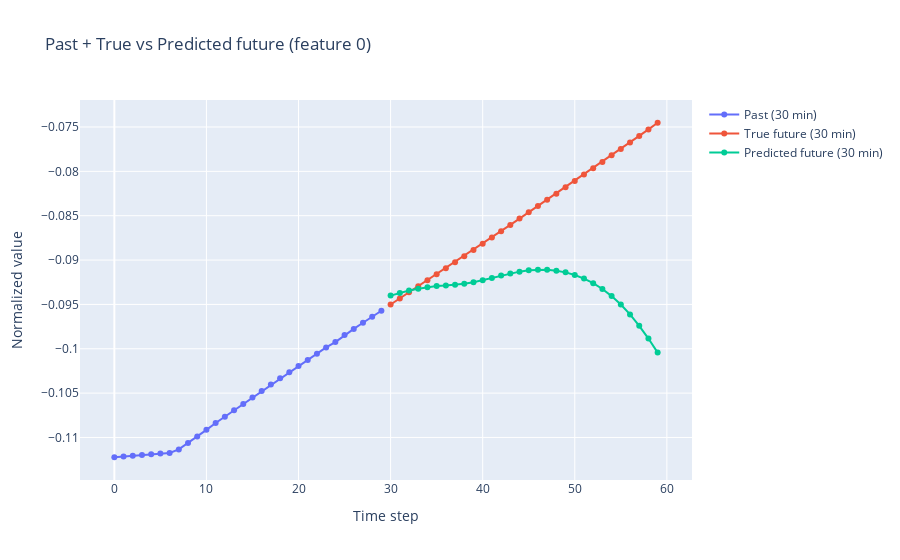
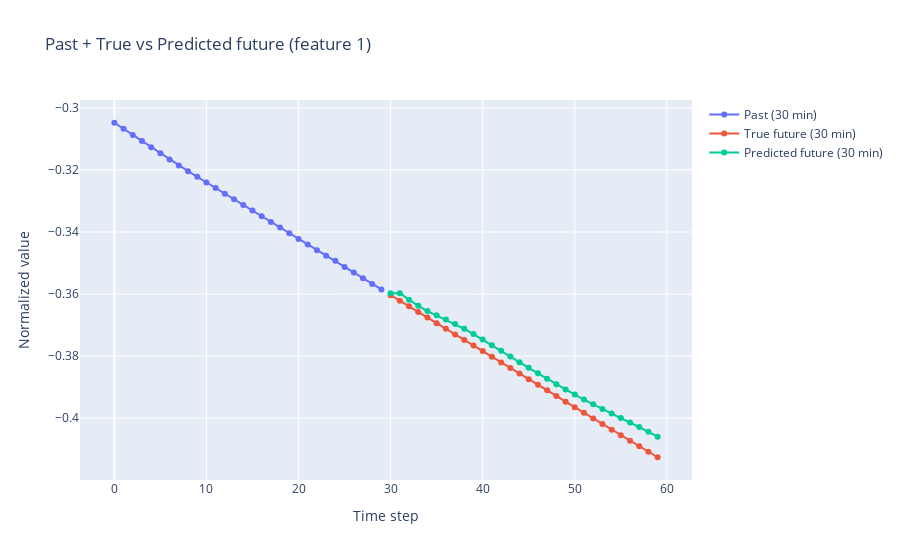

Source (notebook cell) for these figures, in order:
### Code cell
plot_example_plotly(model, val_loader, device=device, example_idx=0, feature_idx=0)
plot_example_plotly(model, val_loader, device=device, example_idx=0, feature_idx=1)

### Figure 1 — Plotly figure (JSON) as saved in the notebook; plotly's stock layout.template omitted (floating-point values rounded to 4 significant figures)
{"data": [{"hovertemplate": "segment=Past (30 min)<br>Time step=%{x}<br>Normalized value=%{y}<extra></extra>", "legendgroup": "Past (30 min)", "line": {"color": "#636efa", "dash": "solid"}, "marker": {"symbol": "circle"}, "mode": "lines+markers", "name": "Past (30 min)", "orientation": "v", "showlegend": true, "type": "scatter", "x": [0, 1, 2, 3, 4, 5, 6, 7, 8, 9, 10, 11, 12, 13, 14, 15, 16, 17, 18, 19, 20, 21, 22, 23, 24, 25, 26, 27, 28, 29], "xaxis": "x", "y": [-0.1122, -0.1121, -0.1121, -0.112, -0.1119, -0.1118, -0.1117, -0.1113, -0.1106, -0.1099, -0.1091, -0.1084, -0.1077, -0.1069, -0.1062, -0.1055, -0.1048, -0.104, -0.1033, -0.1026, -0.1019, -0.1013, -0.1006, -0.09985, -0.09924, -0.09846, -0.09777, -0.09707, -0.09638, -0.09571], "yaxis": "y"}, {"hovertemplate": "segment=True future (30 min)<br>Time step=%{x}<br>Normalized value=%{y}<extra></extra>", "legendgroup": "True future (30 min)", "line": {"color": "#EF553B", "dash": "solid"}, "marker": {"symbol": "circle"}, "mode": "lines+markers", "name": "True future (30 min)", "orientation": "v", "showlegend": true, "type": "scatter", "x": [30, 31, 32, 33, 34, 35, 36, 37, 38, 39, 40, 41, 42, 43, 44, 45, 46, 47, 48, 49, 50, 51, 52, 53, 54, 55, 56, 57, 58, 59], "xaxis": "x", "y": [-0.09501, -0.09433, -0.09364, -0.09295, -0.09227, -0.09159, -0.09092, -0.09023, -0.08958, -0.08887, -0.08817, -0.08746, -0.08674, -0.08604, -0.08533, -0.08461, -0.08391, -0.0832, -0.08251, -0.08179, -0.08108, -0.08037, -0.07965, -0.07893, -0.0782, -0.07747, -0.07674, -0.07601, -0.07527, -0.07452], "yaxis": "y"}, {"hovertemplate": "segment=Predicted future (30 min)<br>Time step=%{x}<br>Normalized value=%{y}<extra></extra>", "legendgroup": "Predicted future (30 min)", "line": {"color": "#00cc96", "dash": "solid"}, "marker": {"symbol": "circle"}, "mode": "lines+markers", "name": "Predicted future (30 min)", "orientation": "v", "showlegend": true, "type": "scatter", "x": [30, 31, 32, 33, 34, 35, 36, 37, 38, 39, 40, 41, 42, 43, 44, 45, 46, 47, 48, 49, 50, 51, 52, 53, 54, 55, 56, 57, 58, 59], "xaxis": "x", "y": [-0.09401, -0.09371, -0.09343, -0.09323, -0.09306, -0.09294, -0.09287, -0.09279, -0.09268, -0.0925, -0.09227, -0.09201, -0.09175, -0.09151, -0.09131, -0.09116, -0.09109, -0.0911, -0.0912, -0.09139, -0.09168, -0.09209, -0.09261, -0.09326, -0.09406, -0.09501, -0.09613, -0.09741, -0.09885, -0.1004], "yaxis": "y"}], "layout": {"legend": {"title": {"text": ""}, "tracegroupgap": 0}, "title": {"text": "Past + True vs Predicted future (feature 0)"}, "xaxis": {"anchor": "y", "domain": [0, 1], "title": {"text": "Time step"}}, "yaxis": {"anchor": "x", "domain": [0, 1], "title": {"text": "Normalized value"}}}}

### Figure 2 — Plotly figure (JSON) as saved in the notebook; plotly's stock layout.template omitted (floating-point values rounded to 4 significant figures)
{"data": [{"hovertemplate": "segment=Past (30 min)<br>Time step=%{x}<br>Normalized value=%{y}<extra></extra>", "legendgroup": "Past (30 min)", "line": {"color": "#636efa", "dash": "solid"}, "marker": {"symbol": "circle"}, "mode": "lines+markers", "name": "Past (30 min)", "orientation": "v", "showlegend": true, "type": "scatter", "x": [0, 1, 2, 3, 4, 5, 6, 7, 8, 9, 10, 11, 12, 13, 14, 15, 16, 17, 18, 19, 20, 21, 22, 23, 24, 25, 26, 27, 28, 29], "xaxis": "x", "y": [-0.3048, -0.3068, -0.3087, -0.3107, -0.3127, -0.3147, -0.3167, -0.3186, -0.3204, -0.3222, -0.324, -0.3258, -0.3277, -0.3295, -0.3313, -0.3331, -0.3349, -0.3368, -0.3386, -0.3404, -0.3422, -0.344, -0.3459, -0.3477, -0.3493, -0.3513, -0.3531, -0.3549, -0.3567, -0.3585], "yaxis": "y"}, {"hovertemplate": "segment=True future (30 min)<br>Time step=%{x}<br>Normalized value=%{y}<extra></extra>", "legendgroup": "True future (30 min)", "line": {"color": "#EF553B", "dash": "solid"}, "marker": {"symbol": "circle"}, "mode": "lines+markers", "name": "True future (30 min)", "orientation": "v", "showlegend": true, "type": "scatter", "x": [30, 31, 32, 33, 34, 35, 36, 37, 38, 39, 40, 41, 42, 43, 44, 45, 46, 47, 48, 49, 50, 51, 52, 53, 54, 55, 56, 57, 58, 59], "xaxis": "x", "y": [-0.3603, -0.3621, -0.3639, -0.3657, -0.3676, -0.3694, -0.3712, -0.373, -0.3748, -0.3766, -0.3784, -0.3802, -0.382, -0.3838, -0.3856, -0.3874, -0.3892, -0.391, -0.3928, -0.3947, -0.3965, -0.3983, -0.4001, -0.4019, -0.4037, -0.4055, -0.4072, -0.409, -0.4108, -0.4126], "yaxis": "y"}, {"hovertemplate": "segment=Predicted future (30 min)<br>Time step=%{x}<br>Normalized value=%{y}<extra></extra>", "legendgroup": "Predicted future (30 min)", "line": {"color": "#00cc96", "dash": "solid"}, "marker": {"symbol": "circle"}, "mode": "lines+markers", "name": "Predicted future (30 min)", "orientation": "v", "showlegend": true, "type": "scatter", "x": [30, 31, 32, 33, 34, 35, 36, 37, 38, 39, 40, 41, 42, 43, 44, 45, 46, 47, 48, 49, 50, 51, 52, 53, 54, 55, 56, 57, 58, 59], "xaxis": "x", "y": [-0.3598, -0.3597, -0.3618, -0.3638, -0.3655, -0.3669, -0.3682, -0.3696, -0.3712, -0.3729, -0.3747, -0.3765, -0.3783, -0.3801, -0.3819, -0.3837, -0.3855, -0.3873, -0.389, -0.3907, -0.3924, -0.394, -0.3955, -0.397, -0.3985, -0.3999, -0.4014, -0.4028, -0.4044, -0.4059], "yaxis": "y"}], "layout": {"legend": {"title": {"text": ""}, "tracegroupgap": 0}, "title": {"text": "Past + True vs Predicted future (feature 1)"}, "xaxis": {"anchor": "y", "domain": [0, 1], "title": {"text": "Time step"}}, "yaxis": {"anchor": "x", "domain": [0, 1], "title": {"text": "Normalized value"}}}}
